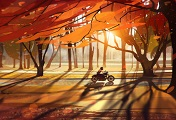
#> input picture Trabalho Arquitetura/Canal B/Histograma de Imagem QCIF/imagens/Imagem.jpg, 176 x 120 px
$ python histogram_python_B.py
#> lines starting #> are read from the running program, lines starting #| are printed output that depends on the picture
from PIL import Image
from collections import Counter
import numpy as np
import sys


def get_img(path):
#> called with path = 'imagens/Imagem.jpg'
    try:
        img = Image.open(path).convert("RGB")
#> img is the input picture: PIL image 176x120 RGB; mean R, G, B 151.1, 89.9, 51.5
        print("open file success")
        return img
    except FileNotFoundError:
        print("open file error")
        sys.exit()


def histograma(img):
    array_bytes_image = np.array(img, dtype=np.uint8)
    array_bytes_image.tofile("bins/Imagem_B.bin")
    return Counter(array_bytes_image.flatten())


def main():
    path = "imagens/Imagem.jpg"

    Imagem = get_img(path)
    canal_r, canal_g, canal_b = Imagem.split()
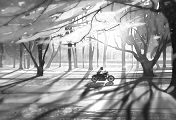
#> canal_r: PIL image 176x120 L; min 12, max 255, mean 151.1
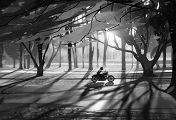
#> canal_g: PIL image 176x120 L; min 0, max 255, mean 89.9
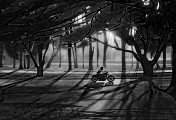
#> canal_b: PIL image 176x120 L; min 0, max 251, mean 51.5
    Histograma = histograma(canal_b)
#> Histograma = 250 items

    print("Histogram B Channel:")

    for i in range(256):
        ocorrencias = Histograma.get(i, 0)
        print(f"Pixel {i} - Ocorrencia {ocorrencias}")
#> this loop made 256 passes
#> ocorrencias on passes 1 to 3: 907, 115, 134
#| Pixel 0 - Ocorrencia 907
#| Pixel 1 - Ocorrencia 115
#| Pixel 2 - Ocorrencia 134
#| Pixel 3 - Ocorrencia 156
#| Pixel 4 - Ocorrencia 163
#| Pixel 5 - Ocorrencia 168
#| Pixel 6 - Ocorrencia 216
#| Pixel 7 - Ocorrencia 221
#> (further printed lines are left out)


if __name__ == "__main__":
    main()
